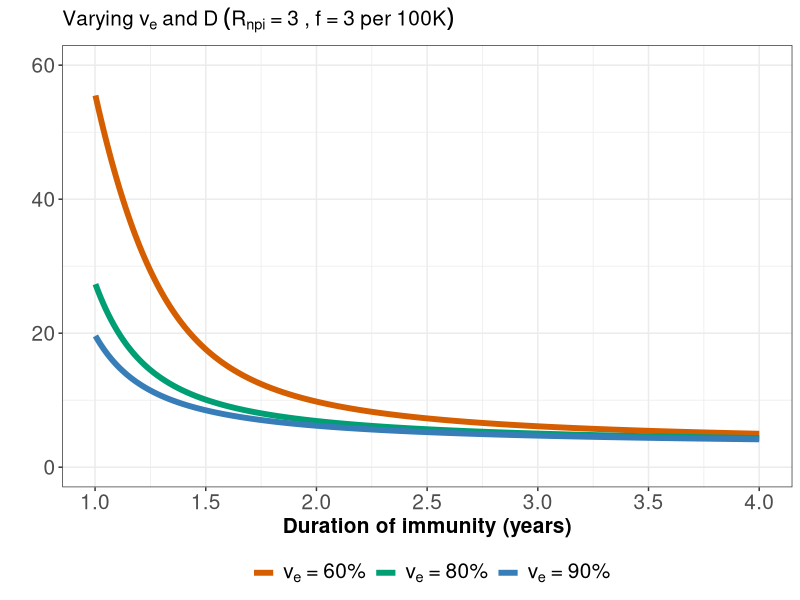
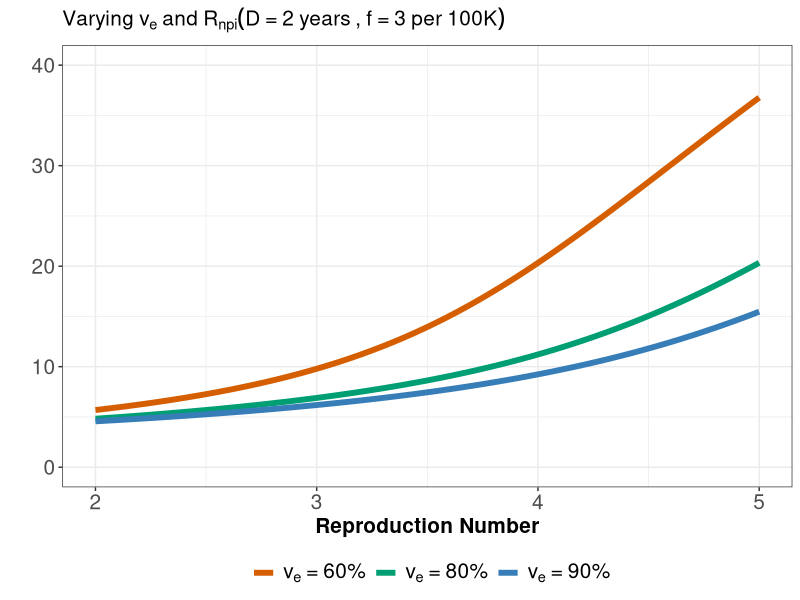
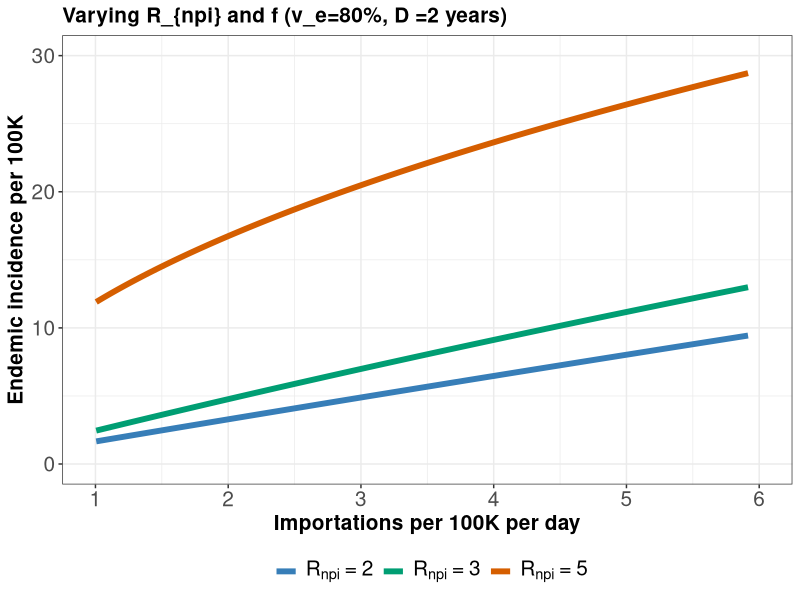
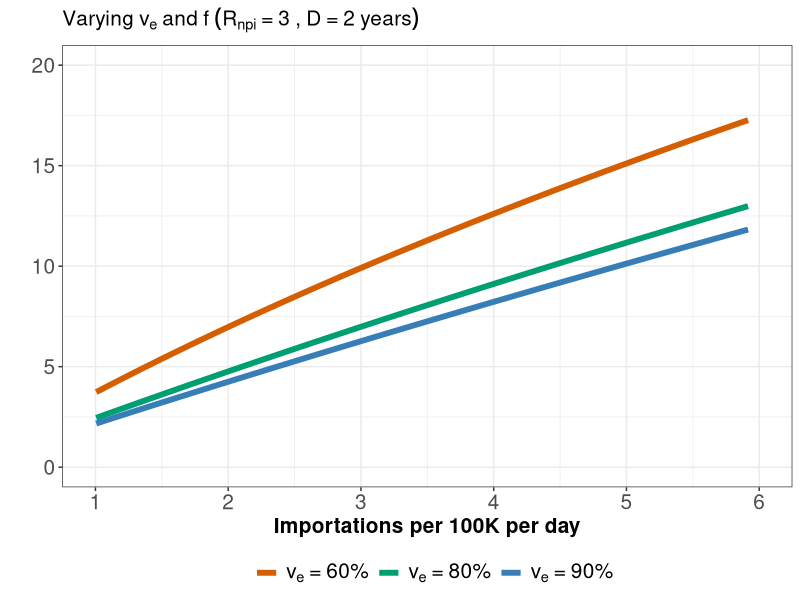
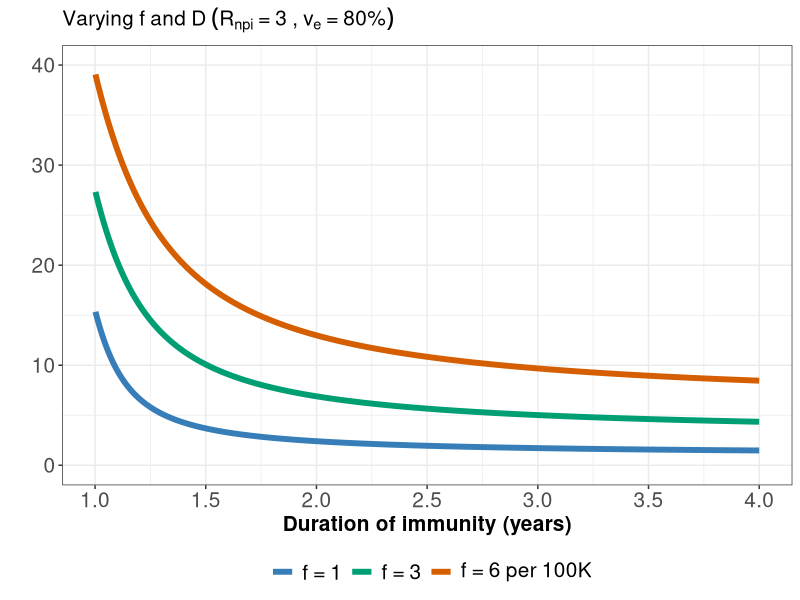
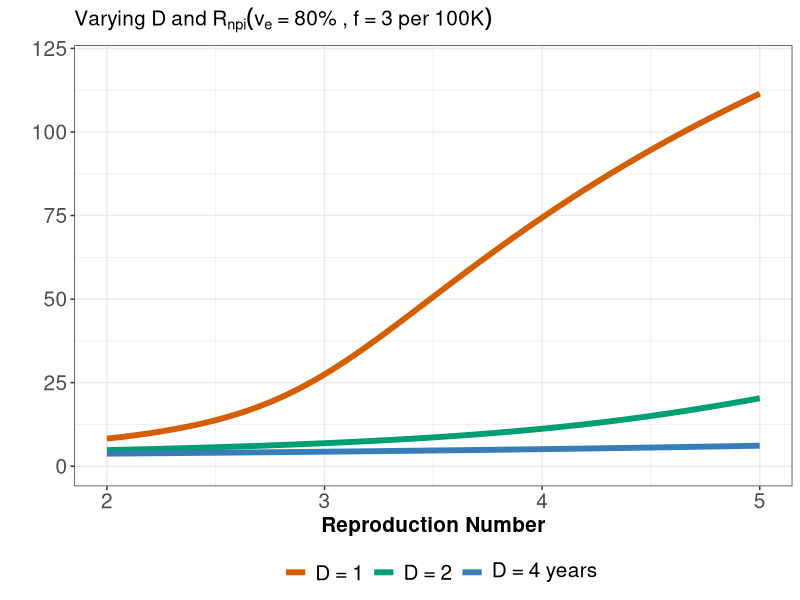

Recreate these plots in R, in order. (Note: this script raises an error after producing the figures.)
#Codes written by Elisha B. Are for simulations and Figures shown in the article: 
#COVID-19 endgame: from pandemic to endemic? 
#vaccination, reopening and evolution in a well-vaccinated population,
#Dec 14, 2021

setwd(dirname(rstudioapi::getActiveDocumentContext()$path))#sets directory to source file location  
rm(list=ls())
library(dplyr)
library(ggplot2)


theme_pub <- theme(axis.text=element_text(size=15),
              plot.title = element_text(size=15, face="bold"),
              legend.position = "bottom", legend.title = element_text(size=15),
              legend.text = element_text(size=15),
              axis.title=element_text(size=15,face="bold")) 



#################################### for Fig 5A ###############################

R <- seq(2,5,0.05) #reproduction number 
mu <- 1/(82*365) # life expectancy (82 y in Canada)
sigma <- 1/3 #rate of progression to I
gamma <- 1/6 #recovery rate 
f <- (150/5.071e6) #f/N per day, approx 3 per day per 100K.   from phac 11.73, 12 per 100K per week
nu=0.007# vaccination rate 
ve=0.80 # vaccine efficacy 
endemic <- NULL

endemic_state <- function(w){ #solution to I in equation (1) at endemic steady state 
  endemic <-  1/2*(((mu+sigma)^2*(mu+gamma)^2*(nu*ve)^2+((4*((f-1/2*mu-1/2*sigma)*gamma+
      (mu+sigma)*(-1/2*mu+f))*sigma*(R*gamma)+2*(mu+sigma)^2*(mu+gamma)^2)*w+
       4*(mu+sigma)*(sigma*(-1/2*mu+f)*(R*gamma)+1/2*mu*(mu+sigma)*(mu+gamma))*(mu+gamma))*(nu*ve)+
       4*((1/4*(R*gamma)^2*sigma^2+ ((f-1/2*mu-1/2*sigma)*gamma+
       (mu+sigma)*(-1/2*mu+f))*sigma*(R*gamma)+
       1/4*(mu+sigma)^2*(mu+gamma)^2)*w+
        1/4*(R*gamma)^2*mu*sigma^2+(mu+sigma)*(-1/2*mu+f)*(mu+gamma)*sigma*(R*gamma)+
        1/4*mu*(mu+sigma)^2*(mu+gamma)^2)*(mu+w))^(1/2)-mu^3+
         (-w-(nu*ve)-gamma-sigma)*mu^2+((-w-(nu*ve)+(R*gamma)-gamma)*sigma+
        (-w-(nu*ve))*gamma)*mu+((-w-(nu*ve))*gamma+w*(R*gamma))*sigma)/(mu^2+
         (w+gamma+sigma)*mu+(w+gamma)*sigma+gamma*w)/(R*gamma)
  return(endemic) 
}

waning_1 <- endemic_state(1/(365)) #values of (w = 1/D)
waning_2 <- endemic_state(1/(2*365))
waning_3 <- endemic_state(1/(4*365))


#results are in I/N

df_waning_trans <- data.frame(waning_1 = waning_1*1e5/6, waning_2 = waning_2*1e5/6, 
                    waning_3 = waning_3*1e5/6, transm=R) # *1e5 to get per 100K, divide by gamma to approx incidence 
# *1e5 to get per 100K


#plot Fig 5A     

lab1 <- c(expression(D~"="~1),
          expression(D~"="~2), 
          expression(D~"="~4~years))

cols <- c("D = 1 year" = "#D55E00", "D = 2 years" ="#009E73", "D = 4 years" ="#377EB8")
  
g_waning <- ggplot() + geom_line(aes(x=df_waning_trans$transm, y=df_waning_trans$waning_1,col="D = 1 year"),size=2) + 
geom_line(aes(x=df_waning_trans$transm, y=df_waning_trans$waning_2, col="D = 2 years"),size=2) +
geom_line(aes(x=df_waning_trans$transm, y=df_waning_trans$waning_3, col="D = 4 years"),size=2) +
ylab(" ") + xlab("Reproduction Number") + theme_bw() +
theme_pub + 
scale_x_continuous(breaks = seq(2,6,1)) +  scale_y_continuous(limits=c(0, 120)) +
labs( color = " ", title=expression(Varying~D~and~R["npi"](v[e]~"="~"80%"~","~f~"="~3~per~"100K"))) +
scale_color_manual(values = cols, labels=lab1)


#################################### for Fig 5B ###############################

f <- seq(50/5.071e6,300/5.071e6,1/5.071e6)#seq(0.05,0.9,0.01) #seq(1,6,0.05)#seq(0.2,0.3,0.01)
nu <- 0.007
sigma <- 1/3
gamma <- 1/6
#f <- 0.271
w <- 1/(2*365) 
ve=0.80
endemic <- NULL
endemic_state <- function(R){
endemic <- 1/2*(((mu+sigma)^2*(mu+gamma)^2*(nu*ve)^2+((4*((f-1/2*mu-1/2*sigma)*gamma+
            (mu+sigma)*(-1/2*mu+f))*sigma*(R*gamma)+2*(mu+sigma)^2*(mu+gamma)^2)*w+
            4*(mu+sigma)*(sigma*(-1/2*mu+f)*(R*gamma)+1/2*mu*(mu+sigma)*(mu+gamma))*(mu+gamma))*(nu*ve)+
             4*((1/4*(R*gamma)^2*sigma^2+
            ((f-1/2*mu-1/2*sigma)*gamma+(mu+sigma)*(-1/2*mu+f))*sigma*(R*gamma)+1/4*(mu+sigma)^2*(mu+gamma)^2)*w+
              1/4*(R*gamma)^2*mu*sigma^2+(mu+sigma)*(-1/2*mu+f)*(mu+gamma)*sigma*(R*gamma)+
            1/4*mu*(mu+sigma)^2*(mu+gamma)^2)*(mu+w))^(1/2)-mu^3+(-w-(nu*ve)-gamma-sigma)*mu^2+
            ((-w-(nu*ve)+(R*gamma)-gamma)*sigma+(-w-(nu*ve))*gamma)*mu+
          ((-w-(nu*ve))*gamma+w*(R*gamma))*sigma)/(mu^2+(w+gamma+sigma)*mu+(w+gamma)*sigma+gamma*w)/(R*gamma)
  
  
  return(endemic) 
 }#solution to I in equation (1) at endemic steady state 
import_1 <- endemic_state(2)
import_2 <- endemic_state(3)
import_3 <- endemic_state(5)

df_import_trans <- data.frame(import_1 = import_1*100000/6, import_2= import_2*100000/6, 
                    import_3= import_3*100000/6, import=f*100000) # *1e5 to get per 100K, divide by gamma to approx incidence 
# *1e5 to get per 100K


#plot Fig 5B

lab1 <- c(expression(R["npi"]~"="~2),
          expression(R["npi"]~"="~3), 
          expression(R["npi"]~"="~5))


cols <- c("R_{npi} = 2" = "#377EB8", "R_{npi} = 3" ="#009E73", "R_{npi} = 5" = "#D55E00")

g_import <- ggplot() + geom_line(aes(x=df_import_trans$import, y=df_import_trans$import_1, col= "R_{npi} = 2"),size=2) + 
  geom_line(aes(x=df_import_trans$import, y=df_import_trans$import_2, col = "R_{npi} = 3"),size=2) +
  geom_line(aes(x=df_import_trans$import, y=df_import_trans$import_3, col= "R_{npi} = 5"),size=2) +
  ylab("Endemic incidence per 100K") + xlab("Importations per 100K per day") + theme_bw() +
  theme_pub +  
  scale_x_continuous(breaks = seq(round(1,1),round((350/5.071e6)*100000,1),round((50/5.071e6)*100000,1)),
                     limits = c(1,6)) +
  labs( color = "", title="Varying R_{npi} and f (v_e=80%, D =2 years)") + 
  scale_y_continuous(limits=c(0, 30)) + #max(df_import_trans$import_3) * 1.3)
  scale_color_manual(values = cols, labels=lab1)



#################################### for Fig 5C ###############################
                  

R <- 3#seq(2,10,0.05) #seq(1,6,0.05)#seq(0.2,0.3,0.01)
mu <- 1/(82*365)
sigma <- 1/3
gamma <- 1/6
f <- 150/5.071e6#20/5e6#0.0000005
endemic <- NULL
nu=0.007
w <- seq(1/(4*365),1/(1*365),0.00001)
endemic_state <- function(ve){
  endemic <-  1/2*(((mu+sigma)^2*(mu+gamma)^2*(nu*ve)^2+((4*((f-1/2*mu-1/2*sigma)*gamma+
              (mu+sigma)*(-1/2*mu+f))*sigma*(R*gamma)+2*(mu+sigma)^2*(mu+gamma)^2)*w+
              4*(mu+sigma)*(sigma*(-1/2*mu+f)*(R*gamma)+1/2*mu*(mu+sigma)*(mu+gamma))*(mu+gamma))*(nu*ve)+
              4*((1/4*(R*gamma)^2*sigma^2+
             ((f-1/2*mu-1/2*sigma)*gamma+(mu+sigma)*(-1/2*mu+f))*sigma*(R*gamma)+1/4*(mu+sigma)^2*(mu+gamma)^2)*w+
              1/4*(R*gamma)^2*mu*sigma^2+(mu+sigma)*(-1/2*mu+f)*(mu+gamma)*sigma*(R*gamma)+
                1/4*mu*(mu+sigma)^2*(mu+gamma)^2)*(mu+w))^(1/2)-mu^3+(-w-(nu*ve)-gamma-sigma)*mu^2+
              ((-w-(nu*ve)+(R*gamma)-gamma)*sigma+(-w-(nu*ve))*gamma)*mu+
             ((-w-(nu*ve))*gamma+w*(R*gamma))*sigma)/(mu^2+(w+gamma+sigma)*mu+(w+gamma)*sigma+gamma*w)/(R*gamma)
  return(endemic) 
} #solution to I in equation (1) at endemic steady state 
efficacy_1 <- endemic_state(0.60)
efficacy_2 <- endemic_state(0.80)
efficacy_3 <- endemic_state(0.90)




df_efficacy <- data.frame(efficacy_1 = efficacy_1*100000/6, efficacy_2 = efficacy_2*100000/6,
                efficacy_3 = efficacy_3*100000/6, waning=w)

#plot Fig 5C

lab1 <- c(expression(v[e]~"="~"60%"),
          expression(v[e]~"="~"80%"), 
          expression(v[e]~"="~"90%"))

cols <- c("v_e = 60%" = "#D55E00", "v_e = 80%" ="#009E73", "v_e = 90%" ="#377EB8")

g_efficacy <- ggplot() + geom_line(aes(x=(1/df_efficacy$waning)/365, y=df_efficacy$efficacy_1,col="v_e = 60%"),size=2) + 
  geom_line(aes(x=(1/df_efficacy$waning)/365, y=df_efficacy$efficacy_2, col="v_e = 80%"),size=2) +
  geom_line(aes(x=(1/df_efficacy$waning)/365, y=df_efficacy$efficacy_3, col="v_e = 90%"),size=2) +
  ylab(" ") + xlab("Duration of immunity (years)") + theme_bw() +
  theme_pub + 
  scale_x_continuous(breaks = seq(0,4,0.5)) +  scale_y_continuous(limits=c(0, 60)) +
  labs( color = "", title=expression(Varying~v[e]~and~D~(R["npi"]~"="~3~","~f~"="~3~per~"100K"))) +
  scale_color_manual(values = cols, labels=lab1)



#################################### for Fig 5D ###############################

R <- seq(2,5,0.05) 
mu <- 1/(82*365)
w <- 1/(2*365)
sigma <- 1/3
gamma <- 1/6
f <- (150/5.071e6)#0.0000005  from phac 11.73, 12 per 100K per week
endemic <- NULL
nu=0.007
#ve=0.75
endemic_state <- function(ve){
  endemic <-  1/2*(((mu+sigma)^2*(mu+gamma)^2*(nu*ve)^2+((4*((f-1/2*mu-1/2*sigma)*gamma+
            (mu+sigma)*(-1/2*mu+f))*sigma*(R*gamma)+2*(mu+sigma)^2*(mu+gamma)^2)*w+
             4*(mu+sigma)*(sigma*(-1/2*mu+f)*(R*gamma)+1/2*mu*(mu+sigma)*(mu+gamma))*(mu+gamma))*(nu*ve)+4*((1/4*(R*gamma)^2*sigma^2+
             ((f-1/2*mu-1/2*sigma)*gamma+(mu+sigma)*(-1/2*mu+f))*sigma*(R*gamma)+
               1/4*(mu+sigma)^2*(mu+gamma)^2)*w+1/4*(R*gamma)^2*mu*sigma^2+(mu+sigma)*(-1/2*mu+f)*(mu+gamma)*sigma*(R*gamma)+
               1/4*mu*(mu+sigma)^2*(mu+gamma)^2)*(mu+w))^(1/2)-mu^3+(-w-(nu*ve)-gamma-sigma)*mu^2+((-w-(nu*ve)+(R*gamma)-gamma)*sigma+
               (-w-(nu*ve))*gamma)*mu+((-w-(nu*ve))*gamma+w*(R*gamma))*sigma)/(mu^2+(w+gamma+sigma)*mu+(w+gamma)*sigma+gamma*w)/(R*gamma)
  
  return(endemic) 
}
efficR_1 <- endemic_state(0.60)
efficR_2 <- endemic_state(0.80)
efficR_3 <- endemic_state(0.90)

df_effic_trans <- data.frame(efficR_1 = efficR_1*100000/6, efficR_2 = efficR_2*100000/6, efficR_3 = efficR_3*100000/6, transm=R)

#plot Fig 5D

lab1 <- c(expression(v[e]~"="~"60%"),
          expression(v[e]~"="~"80%"), 
          expression(v[e]~"="~"90%"))

cols <- c("v_e = 60%"  = "#D55E00", "v_e = 80%"  ="#009E73", "v_e = 90%"  ="#377EB8")

g_efficR <- ggplot() + geom_line(aes(x=df_effic_trans$transm, y=df_effic_trans$efficR_1,col="v_e = 60%"),size=2) + 
  geom_line(aes(x=df_effic_trans$transm, y=df_effic_trans$efficR_2, col="v_e = 80%"),size=2) +
  geom_line(aes(x=df_effic_trans$transm, y=df_effic_trans$efficR_3, col="v_e = 90%"),size=2) +
  ylab(" ") + xlab("Reproduction Number") + theme_bw() +
  theme_pub + 
  scale_x_continuous(breaks = seq(2,6,1)) +  scale_y_continuous(limits=c(0,40 )) +
  labs( color = "", title=expression(Varying~v[e]~and~R["npi"](D~"="~2~years~","~f~"="~3~per~"100K"))) +
  scale_color_manual(values = cols, labels=lab1)


#################################### for Fig 5E ###############################


R <- 3
mu <- 1/(82*365)
sigma <- 1/3
gamma <- 1/6
#f <- 150/5.071e6#20/5e6#0.0000005
endemic <- NULL
nu=0.007
ve=0.8
w <- seq(1/(4*365),1/(1*365),0.00001)
endemic_state <- function(f){
     endemic <-  1/2*(((mu+sigma)^2*(mu+gamma)^2*(nu*ve)^2+((4*((f-1/2*mu-1/2*sigma)*gamma+
    (mu+sigma)*(-1/2*mu+f))*sigma*(R*gamma)+2*(mu+sigma)^2*(mu+gamma)^2)*w+
    4*(mu+sigma)*(sigma*(-1/2*mu+f)*(R*gamma)+1/2*mu*(mu+sigma)*(mu+gamma))*(mu+gamma))*(nu*ve)+4*((1/4*(R*gamma)^2*sigma^2+
    ((f-1/2*mu-1/2*sigma)*gamma+(mu+sigma)*(-1/2*mu+f))*sigma*(R*gamma)+1/4*(mu+sigma)^2*(mu+gamma)^2)*w+
      1/4*(R*gamma)^2*mu*sigma^2+(mu+sigma)*(-1/2*mu+f)*(mu+gamma)*sigma*(R*gamma)+
      1/4*mu*(mu+sigma)^2*(mu+gamma)^2)*(mu+w))^(1/2)-mu^3+(-w-(nu*ve)-gamma-sigma)*mu^2+
      ((-w-(nu*ve)+(R*gamma)-gamma)*sigma+(-w-(nu*ve))*gamma)*mu+
      ((-w-(nu*ve))*gamma+w*(R*gamma))*sigma)/(mu^2+(w+gamma+sigma)*mu+(w+gamma)*sigma+gamma*w)/(R*gamma)
  return(endemic) 
}


importwan_1 <- endemic_state(50/5.071e6)
importwan_2 <- endemic_state(150/5.071e6)
importwan_3 <- endemic_state(300/5.071e6)




df_importwan <- data.frame(importwan_1 = importwan_1*100000/6, importwan_2 = importwan_2*100000/6,
                           importwan_3 = importwan_3*100000/6, waning=w)

#plot Fig 5E
lab1 <- c(expression(f~"="~1),
          expression(f~"="~3), 
          expression(f~"="~6~per~"100K"))

cols <- c("f = 1" = "#377EB8", "f = 3" ="#009E73", "f = 6 per 100K" ="#D55E00")

g_importwan <- ggplot() + geom_line(aes(x=(1/df_importwan$waning)/365, y=df_importwan$importwan_1,col="f = 1"),size=2) + 
  geom_line(aes(x=(1/df_importwan$waning)/365, y=df_importwan$importwan_2, col="f = 3"),size=2) +
  geom_line(aes(x=(1/df_importwan$waning)/365, y=df_importwan$importwan_3, col="f = 6 per 100K"),size=2) +
  ylab("") + xlab("Duration of immunity (years)") + theme_bw() +
  theme_pub  + 
  scale_x_continuous(breaks = seq(1,4,0.5)) +  scale_y_continuous(limits=c(0, 40)) +
  labs( color = "", title=expression(Varying~f~and~D~(R["npi"]~"="~3~","~v[e]~"="~"80%"))) +
  scale_color_manual(values = cols,labels=lab1)


#################################### for Fig 5F ###############################

f <- seq(50/5.071e6,300/5.071e6,1/5.071e6)#seq(0.05,0.9,0.01) #seq(1,6,0.05)#seq(0.2,0.3,0.01)
nu <- 0.007
sigma <- 1/3
gamma <- 1/6
#f <- 0.271
w <- 1/(2*365) 
#ve=0.75
R=3
endemic <- NULL
endemic_state <- function(ve){
  
  endemic <-  1/2*(((mu+sigma)^2*(mu+gamma)^2*(nu*ve)^2+((4*((f-1/2*mu-1/2*sigma)*gamma+
 (mu+sigma)*(-1/2*mu+f))*sigma*(R*gamma)+2*(mu+sigma)^2*(mu+gamma)^2)*w+
 4*(mu+sigma)*(sigma*(-1/2*mu+f)*(R*gamma)+1/2*mu*(mu+sigma)*(mu+gamma))*(mu+gamma))*(nu*ve)+4*((1/4*(R*gamma)^2*sigma^2+
  ((f-1/2*mu-1/2*sigma)*gamma+(mu+sigma)*(-1/2*mu+f))*sigma*(R*gamma)+1/4*(mu+sigma)^2*(mu+gamma)^2)*w+
    1/4*(R*gamma)^2*mu*sigma^2+(mu+sigma)*(-1/2*mu+f)*(mu+gamma)*sigma*(R*gamma)+
   1/4*mu*(mu+sigma)^2*(mu+gamma)^2)*(mu+w))^(1/2)-mu^3+(-w-(nu*ve)-gamma-sigma)*mu^2+
   ((-w-(nu*ve)+(R*gamma)-gamma)*sigma+(-w-(nu*ve))*gamma)*mu+
  ((-w-(nu*ve))*gamma+w*(R*gamma))*sigma)/(mu^2+(w+gamma+sigma)*mu+(w+gamma)*sigma+gamma*w)/(R*gamma)
  
  
  return(endemic) 
}

importeffic_1 <- endemic_state(0.60)
importeffic_2 <- endemic_state(0.80)
importeffic_3 <- endemic_state(0.90)




df_importeffic_trans <- data.frame(importeffic_1 = importeffic_1*100000/6,
                    importeffic_2= importeffic_2*100000/6, importeffic_3= importeffic_3*100000/6 ,import=f*100000)


#plot Fig 5F

lab1 <- c(expression(v[e]~"="~"60%"),
          expression(v[e]~"="~"80%"), 
          expression(v[e]~"="~"90%"))


cols <- c("v_e = 60%" = "#D55E00", "v_e = 80%" ="#009E73", "v_e = 90%" ="#377EB8")

g_importeffic <- ggplot() + geom_line(aes(x=df_importeffic_trans$import, y=df_importeffic_trans$importeffic_1
                                          , col= "v_e = 60%"),size=2) + 
  geom_line(aes(x=df_importeffic_trans$import, y=df_importeffic_trans$importeffic_2, col = "v_e = 80%"),size=2) +
  geom_line(aes(x=df_importeffic_trans$import, y=df_importeffic_trans$importeffic_3, col= "v_e = 90%"),size=2) +
  ylab(" ") + xlab("Importations per 100K per day") + theme_bw() +
  theme_pub + 
  scale_x_continuous(breaks = seq(round(1,1),round((550/5.071e6)*100000,1),round((50/5.071e6)*100000,1)),
                     limits = c(1,6)) +
  labs( color = " ", title=expression(Varying~v[e]~and~f~(R["npi"]~"="~3~","~D~"="~2~years))) + 
  scale_y_continuous(limits=c(0, 20)) + #max(df_import_trans$import_3) * 1.3)
  scale_color_manual(values = cols,labels=lab1)


gg <- ggarrange( 
  g_waning,g_efficR, g_import,
   g_importeffic, g_efficacy,g_importwan,
  common.legend = FALSE, nrow=3,ncol=2, hjust=-1.2,legend = "bottom",  font.label = list(size = 20, color="Orange")
  , labels = c("A","B","C","D","E","F"))


ggsave(path = "~/Desktop/Endgame_paper/End-Game/results", "simp_model_endemic_scens.pdf", width = 10.5, height = 10,gg)
